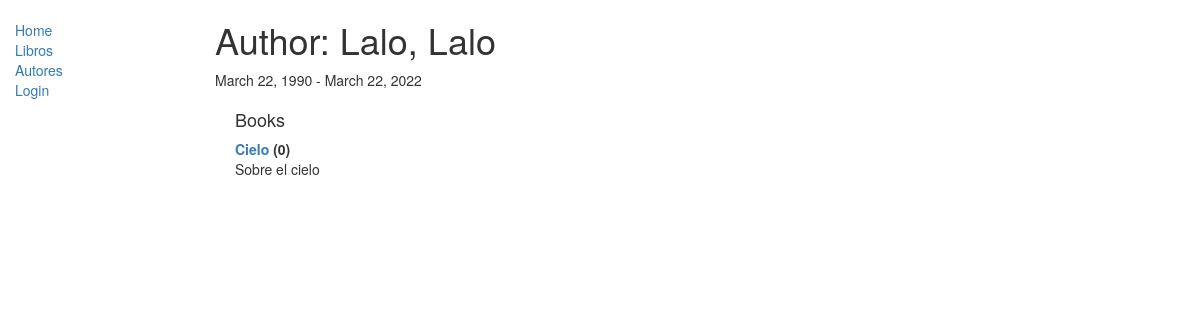
/catalog/author/2, run on the app's committed database.
### catalog/models.py (models this page shows, shortened)
class Author(models.Model):
    first_name = models.CharField(max_length=100)
    last_name = models.CharField(max_length=100)
    date_of_birth = models.DateField(null=True, blank=True)
    date_of_death = models.DateField('died', null=True, blank=True)
    class Meta:
        ordering = ['last_name', 'first_name']
    def __str__(self):
        return '%s, %s' % (self.last_name, self.first_name)

class Book(models.Model):
    title = models.CharField(max_length=200)
    author = models.ForeignKey('Author', on_delete=models.SET_NULL, null=True)
    summary = models.TextField(max_length=1000, help_text="Ingrese una breve descripción del libro")
    isbn = models.CharField('ISBN',max_length=13, help_text='13 Caracteres <a href="https://www.isbn-international.org/content/what-isbn">ISBN number</a>')
    genre = models.ManyToManyField(Genre, help_text="Seleccione un genero para este libro")
    class Meta:
        ordering = ['title', 'author']
    def __str__(self):
        return self.title
    def display_genre(self):
        """
        Creates a string for the Genre. This is required to display genre in Admin.
        """
        return ', '.join([ genre.name for genre in self.genre.all()[:3] ])
    display_genre.short_description = 'Genre'

### catalog/views.py (the view)
# urls.py: re_path(r'^author/(?P<pk>\d+)$',views.AuthorDetailView.as_view(), name='author-detail'),
class AuthorDetailView(generic.DetailView):
    model = Author

### catalog/templates/catalog/author_detail.html
{% extends "base_generic.html" %}
{% block content %}
<h1>Author: {{ author }} </h1>
<p>{{author.date_of_birth}} - {% if author.date_of_death %}{{author.date_of_death}}{% endif %}</p>
<div style="margin-left:20px;margin-top:20px">
<h4>Books</h4>
<dl>
{% for book in author.book_set.all %}
  <dt><a href="{% url 'book-detail' book.pk %}">{{book}}</a> ({{book.bookinstance_set.all.count}})</dt>
  <dd>{{book.summary}}</dd>
{% endfor %}
</dl>
</div>
{% endblock %}

### data on the page
Author: last_name+first_name "Lalo, Lalo", date_of_birth "March 22, 1990", date_of_death "March 22, 2022"
Book: title "Cielo", bookinstance_set.all.count "0", summary "Sobre el cielo"
